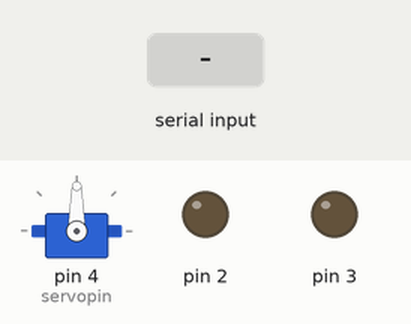
Recording of a sketch running on a simulated Arduino Uno, built with avr-gcc and run on an emulated ATmega328P. Shown: servo, output pins drawn as LEDs (lit = HIGH). The test bench sets the inputs (shaded band).

Above: at 1.2 s.
1.3 s: "2" received over Serial
At 2.4 s:
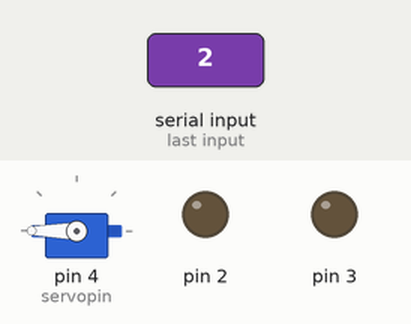
2.8 s: "3" received over Serial
At 3.6 s:
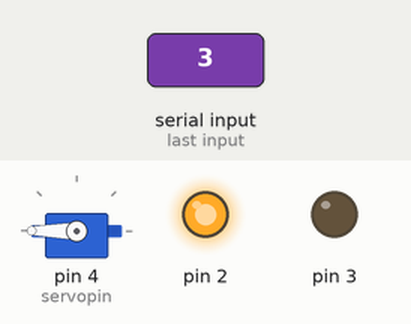
4.3 s: "1" received over Serial
At 4.7 s:
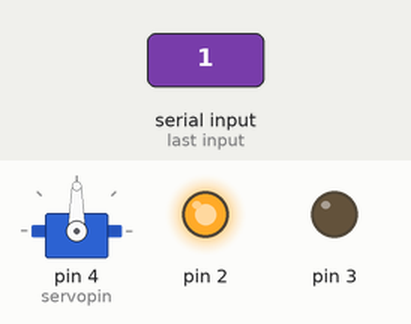
5.8 s: "4" received over Serial
At 7.1 s:
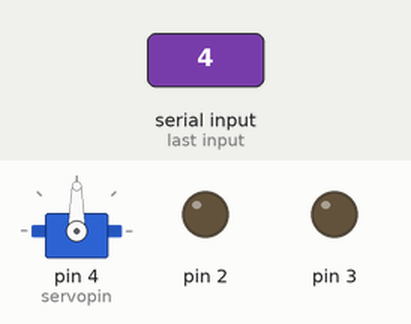
Timing chart, 0 to 8.3 s (numbered marks = the images above; inputs shaded):
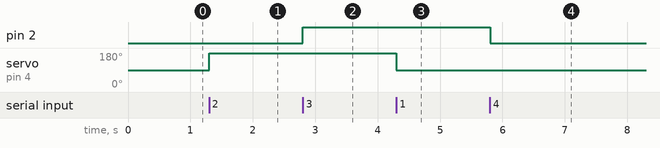

Measured:
- after the input at 1.3 s, servo on pin 4 (servopin): 90° → 180° at once
- after the input at 2.8 s, pin 2: LOW → HIGH at once
- after the input at 4.3 s, servo on pin 4 (servopin): 180° → 90° at once
- after the input at 5.8 s, pin 2: HIGH → LOW at once

The sketch:

servo_and_bt.ino
```cpp
#include<Servo.h>
int servopin=4;
Servo Servo1;
void setup() {
  // put your setup code here, to run once:
Servo1.attach(servopin);
Serial.begin(9600);
pinMode(2,OUTPUT);
pinMode(3,OUTPUT);
}
char c;
void loop() {
  // put your main code here, to run repeatedly:
while(Serial.available())
{
 c=Serial.read();
 if(c=='1')
 {
Servo1.write(90);
delay(1000);
 }
 else if (c=='2')
 {
Servo1.write(180);
delay(1000);
 }
 else if(c=='3')
 {
  digitalWrite(2,HIGH);
  digitalWrite(3,LOW);

 }
 else if(c=='4')
 {
  digitalWrite(2,0);
  digitalWrite(3,LOW);

 }
}

}
```
